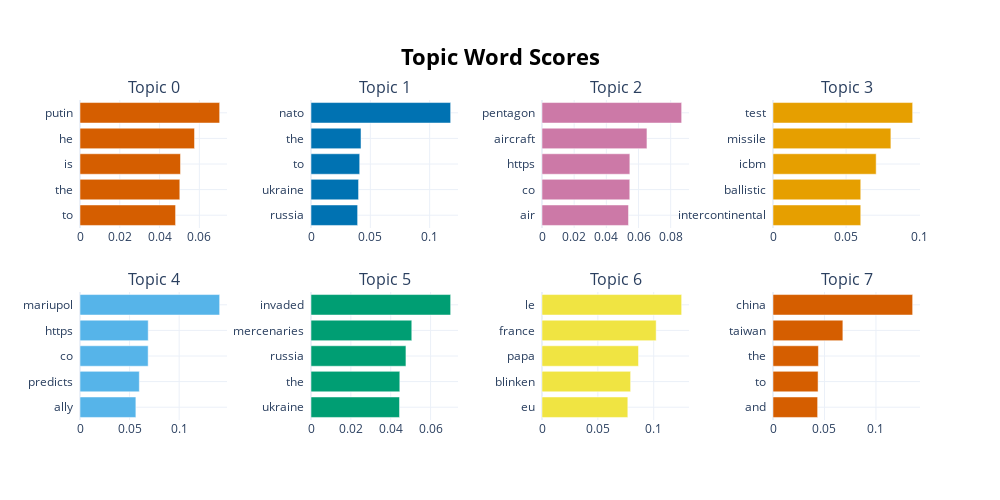

The code cell stored with this chart in its notebook:
### Code cell
model.visualize_barchart()

### Figure 1 — Plotly figure (JSON) as saved in the notebook; plotly's stock layout.template omitted (floating-point values rounded to 4 significant figures)
{"data": [{"marker": {"color": "#D55E00"}, "orientation": "h", "type": "bar", "x": [0.04804, 0.05018, 0.05051, 0.05757, 0.0702], "xaxis": "x", "y": ["to  ", "the  ", "is  ", "he  ", "putin  "], "yaxis": "y"}, {"marker": {"color": "#0072B2"}, "orientation": "h", "type": "bar", "x": [0.0393, 0.04008, 0.04105, 0.04215, 0.1177], "xaxis": "x2", "y": ["russia  ", "ukraine  ", "to  ", "the  ", "nato  "], "yaxis": "y2"}, {"marker": {"color": "#CC79A7"}, "orientation": "h", "type": "bar", "x": [0.05379, 0.05458, 0.05462, 0.06525, 0.08683], "xaxis": "x3", "y": ["air  ", "co  ", "https  ", "aircraft  ", "pentagon  "], "yaxis": "y3"}, {"marker": {"color": "#E69F00"}, "orientation": "h", "type": "bar", "x": [0.06004, 0.06004, 0.07059, 0.08065, 0.09555], "xaxis": "x4", "y": ["intercontinental  ", "ballistic  ", "icbm  ", "missile  ", "test  "], "yaxis": "y4"}, {"marker": {"color": "#56B4E9"}, "orientation": "h", "type": "bar", "x": [0.05635, 0.05982, 0.06873, 0.06878, 0.1408], "xaxis": "x5", "y": ["ally  ", "predicts  ", "co  ", "https  ", "mariupol  "], "yaxis": "y5"}, {"marker": {"color": "#009E73"}, "orientation": "h", "type": "bar", "x": [0.04442, 0.04456, 0.04764, 0.05057, 0.07008], "xaxis": "x6", "y": ["ukraine  ", "the  ", "russia  ", "mercenaries  ", "invaded  "], "yaxis": "y6"}, {"marker": {"color": "#F0E442"}, "orientation": "h", "type": "bar", "x": [0.07681, 0.07932, 0.08637, 0.1022, 0.125], "xaxis": "x7", "y": ["eu  ", "blinken  ", "papa  ", "france  ", "le  "], "yaxis": "y7"}, {"marker": {"color": "#D55E00"}, "orientation": "h", "type": "bar", "x": [0.04335, 0.04377, 0.04411, 0.06785, 0.1356], "xaxis": "x8", "y": ["and  ", "to  ", "the  ", "taiwan  ", "china  "], "yaxis": "y8"}], "layout": {"annotations": [{"font": {"size": 16}, "showarrow": false, "text": "Topic 0", "x": 0.0875, "xanchor": "center", "xref": "paper", "y": 1, "yanchor": "bottom", "yref": "paper"}, {"font": {"size": 16}, "showarrow": false, "text": "Topic 1", "x": 0.3625, "xanchor": "center", "xref": "paper", "y": 1, "yanchor": "bottom", "yref": "paper"}, {"font": {"size": 16}, "showarrow": false, "text": "Topic 2", "x": 0.6375, "xanchor": "center", "xref": "paper", "y": 1, "yanchor": "bottom", "yref": "paper"}, {"font": {"size": 16}, "showarrow": false, "text": "Topic 3", "x": 0.9125, "xanchor": "center", "xref": "paper", "y": 1, "yanchor": "bottom", "yref": "paper"}, {"font": {"size": 16}, "showarrow": false, "text": "Topic 4", "x": 0.0875, "xanchor": "center", "xref": "paper", "y": 0.4, "yanchor": "bottom", "yref": "paper"}, {"font": {"size": 16}, "showarrow": false, "text": "Topic 5", "x": 0.3625, "xanchor": "center", "xref": "paper", "y": 0.4, "yanchor": "bottom", "yref": "paper"}, {"font": {"size": 16}, "showarrow": false, "text": "Topic 6", "x": 0.6375, "xanchor": "center", "xref": "paper", "y": 0.4, "yanchor": "bottom", "yref": "paper"}, {"font": {"size": 16}, "showarrow": false, "text": "Topic 7", "x": 0.9125, "xanchor": "center", "xref": "paper", "y": 0.4, "yanchor": "bottom", "yref": "paper"}], "height": 500, "hoverlabel": {"bgcolor": "white", "font": {"family": "Rockwell", "size": 16}}, "showlegend": false, "title": {"font": {"color": "Black", "size": 22}, "text": "<b>Topic Word Scores", "x": 0.5, "xanchor": "center", "yanchor": "top"}, "width": 1000, "xaxis": {"anchor": "y", "domain": [0, 0.175], "showgrid": true}, "xaxis2": {"anchor": "y2", "domain": [0.275, 0.45], "showgrid": true}, "xaxis3": {"anchor": "y3", "domain": [0.55, 0.725], "showgrid": true}, "xaxis4": {"anchor": "y4", "domain": [0.825, 1], "showgrid": true}, "xaxis5": {"anchor": "y5", "domain": [0, 0.175], "showgrid": true}, "xaxis6": {"anchor": "y6", "domain": [0.275, 0.45], "showgrid": true}, "xaxis7": {"anchor": "y7", "domain": [0.55, 0.725], "showgrid": true}, "xaxis8": {"anchor": "y8", "domain": [0.825, 1], "showgrid": true}, "yaxis": {"anchor": "x", "domain": [0.6, 1], "showgrid": true}, "yaxis2": {"anchor": "x2", "domain": [0.6, 1], "showgrid": true}, "yaxis3": {"anchor": "x3", "domain": [0.6, 1], "showgrid": true}, "yaxis4": {"anchor": "x4", "domain": [0.6, 1], "showgrid": true}, "yaxis5": {"anchor": "x5", "domain": [0, 0.4], "showgrid": true}, "yaxis6": {"anchor": "x6", "domain": [0, 0.4], "showgrid": true}, "yaxis7": {"anchor": "x7", "domain": [0, 0.4], "showgrid": true}, "yaxis8": {"anchor": "x8", "domain": [0, 0.4], "showgrid": true}}}
